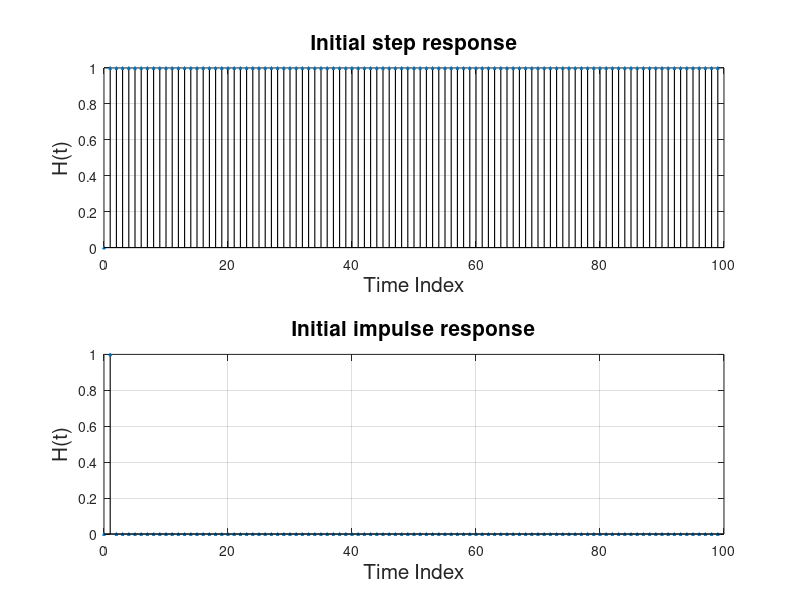
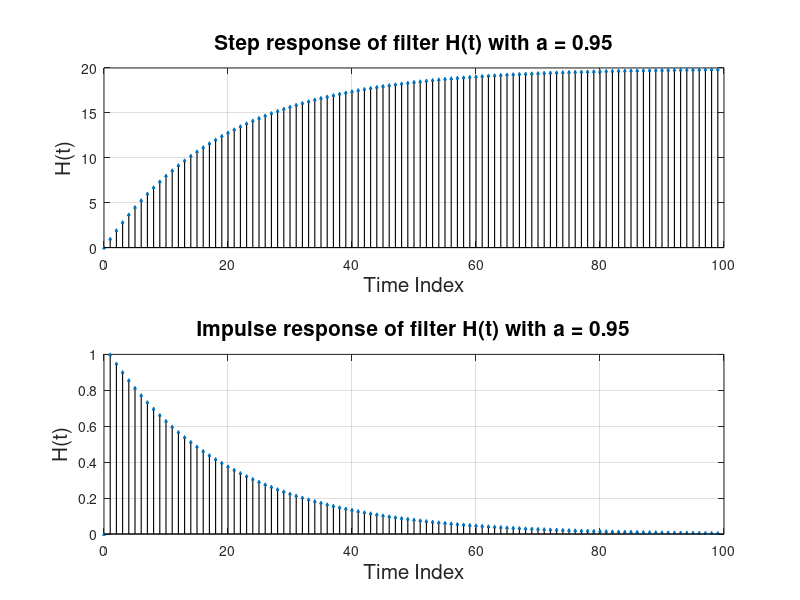
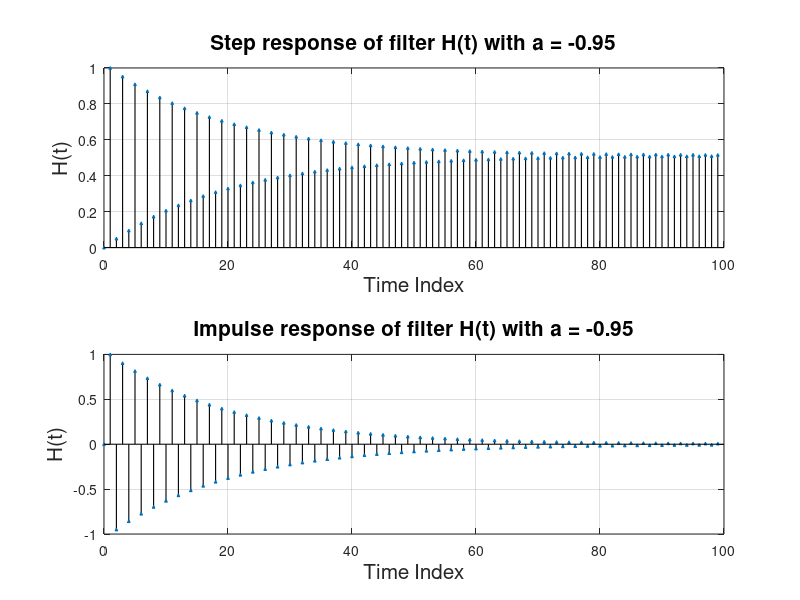

Here is the MATLAB script that generated these plots, in order:
%Low pass and High pass filter on impulse and step response
%Rijk van Wijk & Nicolaas du Plessis
close all; clear; clc;

N = 100; %number of samples
x_step = [0 ones(1,N-1)]; %step response
x_impulse = [0 1 zeros(1, N-2)]; %impulse response
n = 0:N-1; %time index

%Low Pass Filter
a = 0.95;
y_lp_step = filter(1, [1 -a], x_step);
y_lp_impulse = filter(1, [1 -a], x_impulse);
%High Pass Filter
a = -0.95;
y_hp_step = filter(1, [1 -a], x_step);
y_hp_impulse = filter(1, [1 -a], x_impulse);

%Plot Input Pulses 
figure(1)
subplot(211); stem(n,x_step,'filled','LineStyle','-','LineWidth',0.8,'Color','black','Marker','^','MarkerSize',2);
ylabel('H(t)','Fontsize',15); xlabel('Time Index','Fontsize',15); grid on;
title('Initial step response','Fontsize',15)

subplot(212); stem(n,x_impulse,'filled','LineStyle','-','LineWidth',0.8,'Color','black','Marker','^','MarkerSize',2);
ylabel('H(t)','Fontsize',15); xlabel('Time Index','Fontsize',15); grid on;
title('Initial impulse response','Fontsize',15)

%Low Pass Filter
figure(2)
subplot(211); stem(n,y_lp_step,'filled','LineStyle','-','LineWidth',0.8,'Color','black','Marker','^','MarkerSize',2);
ylabel('H(t)','Fontsize',15); xlabel('Time Index','Fontsize',15); grid on;
title('Step response of filter H(t) with a = 0.95','Fontsize',15)

subplot(212); stem(n,y_lp_impulse,'filled','LineStyle','-','LineWidth',0.8,'Color','black','Marker','^','MarkerSize',2);
ylabel('H(t)','Fontsize',15); xlabel('Time Index','Fontsize',15); grid on;
title('Impulse response of filter H(t) with a = 0.95','Fontsize',15)

%High Pass Filter
figure(3)
subplot(211); stem(n,y_hp_step,'filled','LineStyle','-','LineWidth',0.8,'Color','black','Marker','^','MarkerSize',2);
ylabel('H(t)','Fontsize',15); xlabel('Time Index','Fontsize',15); grid on;
title('Step response of filter H(t) with a = -0.95','Fontsize',15)

subplot(212); stem(n,y_hp_impulse,'filled','LineStyle','-','LineWidth',0.8,'Color','black','Marker','^','MarkerSize',2);
ylabel('H(t)','Fontsize',15); xlabel('Time Index','Fontsize',15); grid on;
title('Impulse response of filter H(t) with a = -0.95','Fontsize',15)
